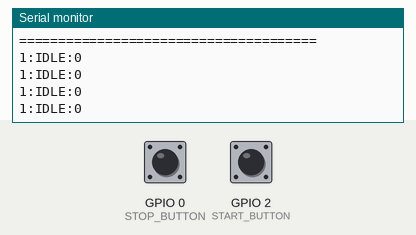
Bench run of a sketch on a simulated ESP8266 (Wemos D1 mini). Shown: the last lines printed to the serial monitor. Inputs (shaded band) come from the test bench; at power-on: GPIO 2 (START_BUTTON) HIGH, GPIO 0 (STOP_BUTTON) HIGH. WiFi joins after 1.5 s; servers stay silent unless stated; a WiFi scan finds three made-up networks.

Above: at 15.2 s.
15.3 s: GPIO 2 (START_BUTTON) pulled LOW for 0.15 s
At 15.43 s:
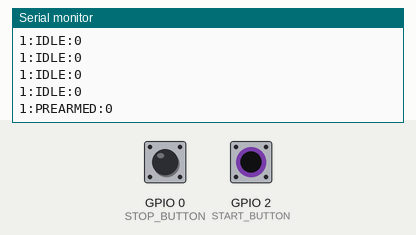
16.9 s: GPIO 2 (START_BUTTON) pulled LOW for 3.2 s
At 19.4 s:
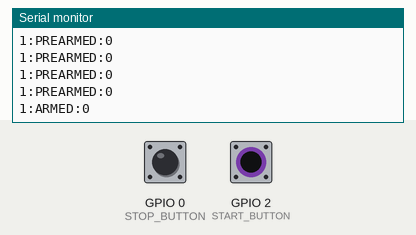
21.6 s: GPIO 0 (STOP_BUTTON) pulled LOW for 0.15 s
At 22.5 s:
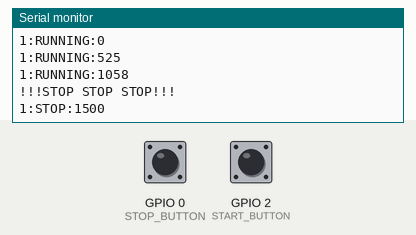

Measured:
- after the input at 15.3 s, the serial monitor: prints a new line at once (image 1)
- after the input at 16.9 s, the serial monitor: prints a new line after 2.1 s (image 2)
- after the input at 21.6 s, the serial monitor: prints a new line at once (image 3)

The sketch:

wemos02.ino
```cpp
// (licence header left out)
#include "secrets.h"
#include "functions.h"

//-------------------------------------------------------------------------------
//
//
//    +-------+     +------+       +----------+       +---------+       +---------+       +---------+
//    |BEGIN  |---->| IDLE |------>| PREARMED |------>| ARMED   |------>| RUNNING |------>|   STOP  |
//    +-------+     +------+       +----------+       +---------+       +---------+       +---------+
//                       ^              |                   |                 |                 |
//                       |              |                   |                 |                 |
//                       +--------------+<------------------+<----------------+<----------------+
//
//


bool isFootBoardPressed  = false;
bool isStopButtonPressed = false;

void setup() {

  changeStateTo(BEGIN);

  // initialize the button pin as a input:
  pinMode(START_BUTTON, INPUT_PULLUP);
  pinMode(STOP_BUTTON,  INPUT_PULLUP);

  //Initialize serial:
  Serial.begin(115200);

  //WiFiSetup();
  if (WiFiSearchFor(SSID_NAME)){

    //COnnect as WiFi_STA client
      WiFiSetup();
  }
  else{ //Create a WiFi Network
      WiFiSoftAP();
  }

  changeStateTo(IDLE);

}

void loop() {

      LOOP_TIME = millis();
      isFootBoardPressed  = (digitalRead(START_BUTTON)==LOW);
      isStopButtonPressed = (digitalRead(STOP_BUTTON) ==LOW);

      // Check for a packet received one time each second ------------------
      if (mills_in_this_state%1000==0){
          int n = Udp.parsePacket();
          if (n){
              Udp.read(packet,PACKET_SIZE);
              Serial.println("packet received!!!");
              String id = String(packet[0]);
              if (id.toInt() == ID ){

                   //We receive a packet
                   //may be a reset command
                   changeStateTo(IDLE);
              }

          }//udp receive
      }
      //-------------------------------------------------------------------

      //If footbar is pressed goto PREARMED
      if (STATE==IDLE && isFootBoardPressed){
          changeStateTo(PREARMED);
      }
      //After 2s in PREARMED we go ARMED
      else if (STATE==PREARMED && isFootBoardPressed && mills_in_this_state>2000){
          changeStateTo(ARMED);
      }
      //otherwhise return in IDLE
      else if (STATE==PREARMED && !isFootBoardPressed){
          changeStateTo(IDLE);
      }
      //if ARMED and we leave footbar goto RUNNING
      else if (STATE==ARMED && !isFootBoardPressed){
          ts = millis();
          changeStateTo(RUNNING);
      }
      //a pression on footboard while RUNNING of 2s cause return in IDLE
      else if (STATE==RUNNING && isFootBoardPressed && mills_in_this_state>2000){
          Serial.println("Returning to IDLE..");
          changeStateTo(IDLE);
      }
      //On STOP button goto STOP state
      else if (STATE==RUNNING && isStopButtonPressed){
          te = millis();
          Serial.println("!!!STOP STOP STOP!!!");
          changeStateTo(STOP);
      }
      else if (STATE==STOP && isFootBoardPressed){
          changeStateTo(IDLE);
      }
      //Every 500ms broadcast the state
      else if (mills_in_this_state%500==0){
          broadcast_my_state();
      }

      delay(1);

      LOOP_TIME = millis()-LOOP_TIME;
      mills_in_this_state+=LOOP_TIME;
}//loop
```

functions.h
```cpp
// (licence header left out)
#include <ESP8266WiFi.h> //ESP8266
#include <WiFiUdp.h>
#include <ESP_EEPROM.h>

#define PACKET_SIZE 32

#define localPort 10999      // local port to listen on
#define remotePort 11000     // remote display port

#define DEBUG 1
#define START_BUTTON 2   //Wemos D4 pin
#define STOP_BUTTON 0    //Wemos D3 pin


int ID=1;  // Footboard ID 0,1,2,...
unsigned long ts;  //timestamp of start
unsigned long te;  //timestamp of end


WiFiUDP Udp;
IPAddress broadcastIp;
//const IPAddress broadcastIp(192,168,4,255);// WiFi SoftAp
//const IPAddress broadcastIp(255,255,255,255);  //WiFi STA
const IPAddress local_IP(192,168,4,1);
const IPAddress gateway(192,168,4,1);
const IPAddress subnet(255,255,255,0);

struct record{
  int id;
  char ssid[16];
  char password[32];
} record1;


/**
 * printWiFiStatus
 */
void printWiFiStatus() {
  if (DEBUG){
    // print the SSID of the network you're attached to:
    Serial.print("SSID: ");
    Serial.println(WiFi.SSID());

    // print your WiFi shield's IP address:
    IPAddress ip = WiFi.localIP();
    Serial.print("IP Address: ");
    Serial.println(ip);

    // print the received signal strength:
    long rssi = WiFi.RSSI();
    Serial.print("signal strength (RSSI):");
    Serial.print(rssi);
    Serial.println(" dBm");
  }
}


void WiFiSoftAP(){

     ID=1;
     broadcastIp=IPAddress(192,168,4,255);
     delay(5000);

     Serial.println("======================================");
     Serial.print("Setting soft-AP configuration ... ");
     Serial.println(WiFi.softAPConfig(local_IP, gateway, subnet) ? "Ready" : "Failed!");
     WiFi.softAP(SSID_NAME);

     Serial.print("Soft-AP IP address = ");
     Serial.println(WiFi.softAPIP());
     Serial.println("======================================");
     Udp.begin(localPort);
}

bool WiFiSearchFor(char* ssid){

  for(int i=0;i<3;i++){

    delay(1000);

    if (DEBUG){
      Serial.println("** Scan Networks **");
    }

    int n = WiFi.scanNetworks();

    if (n == -1) {
        return false;
    }

    // print the list of networks seen:
    if (DEBUG){
        Serial.print("number of available networks:");
        Serial.println(n);
    }
    // print the network number and name for each network found:
    for (int j = 0; j < n; j++) {
        if (DEBUG){
            Serial.print(j);
            Serial.print(") ");
            Serial.print(WiFi.SSID(j));
            Serial.print("\tSignal: ");
            Serial.print(WiFi.RSSI(j));
            Serial.println(" dBm");
        }
        if (WiFi.SSID(j).equals(ssid)){
          return true;
        }
    }

  }
  return false;
}


/**
 * WiFISetup - connect to a WiFi Networka and prepare UDP port
 */
void WiFiSetup(){

    //EEPROM.begin(sizeof(record));
    ID=1;
    WiFi.mode(WIFI_STA);
    if (strcmp("SpeedClimb",SSID_NAME)==0){

      broadcastIp=IPAddress(192,168,4,255);

      WiFi.begin(SSID_NAME);
    }
    else{
      broadcastIp=IPAddress(255,255,255,255);
      WiFi.begin(SSID_NAME,PASSWORD);
    }

    // check for the presence of the shield:
    while (WiFi.status() == WL_NO_SHIELD) {
        Serial.println("WiFi shield not present");
        delay(1000);
    }

    // attempt to connect to WiFi network:
    while ( WiFi.status() != WL_CONNECTED) {
      Serial.print("Attempting to connect to SSID: ");
      Serial.println(SSID_NAME);
      // wait 2 seconds for connection:
      Serial.println("------------------------------------------------");
      delay(2000);
    }

    // SAVE SSID & PASSWORD TO EEPROM
    //record1.id = ID;
    //strcpy(record1.ssid,SECRET_SSID_1);
    //strcpy(record1.password,SECRET_PASS_1);
    //Serial.print("Saving data...");
    //EEPROM.put(0,record1);
    //EEPROM.commit();
    //Serial.println("done!");

    Udp.begin(localPort);

    Serial.println("Connected to wifi");
    printWiFiStatus();


}


char packet[PACKET_SIZE]; //buffer to broadcast
unsigned long mills_in_this_state=0;
unsigned long LOOP_TIME;

enum state {
  BEGIN,
  IDLE,
  PREARMED,
  ARMED,
  RUNNING,
  STOP
};

state STATE;

/**
 * broadcast - an udp packet
 */
void broadcast(char* text){

    Udp.beginPacket(broadcastIp, remotePort);
    Udp.write(text);
    Udp.endPacket();
    if (DEBUG)
      Serial.println(text);
}

/**
 * broadcast_my_state
 */
void broadcast_my_state(){

  switch (STATE) {

      case BEGIN:
        sprintf(packet,"%d:BEGIN:%lu",ID,0);
        break;
      case IDLE:
        sprintf(packet,"%d:IDLE:%lu",ID,0);
        break;
      case PREARMED:
        sprintf(packet,"%d:PREARMED:%lu",ID,0);
        break;
      case ARMED:
        sprintf(packet,"%d:ARMED:%lu",ID,0);
        break;
      case RUNNING:
        sprintf(packet,"%d:RUNNING:%lu",ID,millis()-ts);
        break;
      case STOP:
        sprintf(packet,"%d:STOP:%lu",ID,te-ts);
        break;
      default:
        sprintf(packet,"%d:IDLE:%lu",ID,0);

    }//end switch

    broadcast(packet);
}//end broadcast my state

/**
 * changeStateTo - change state and broadcast it
 */
void changeStateTo(state s){

    STATE = s;
    mills_in_this_state = 0;
    broadcast_my_state();
}
```

secrets.h
```cpp
// (licence header left out)
#define SSID_NAME "Casa"
#define PASSWORD "annaanna"
```
